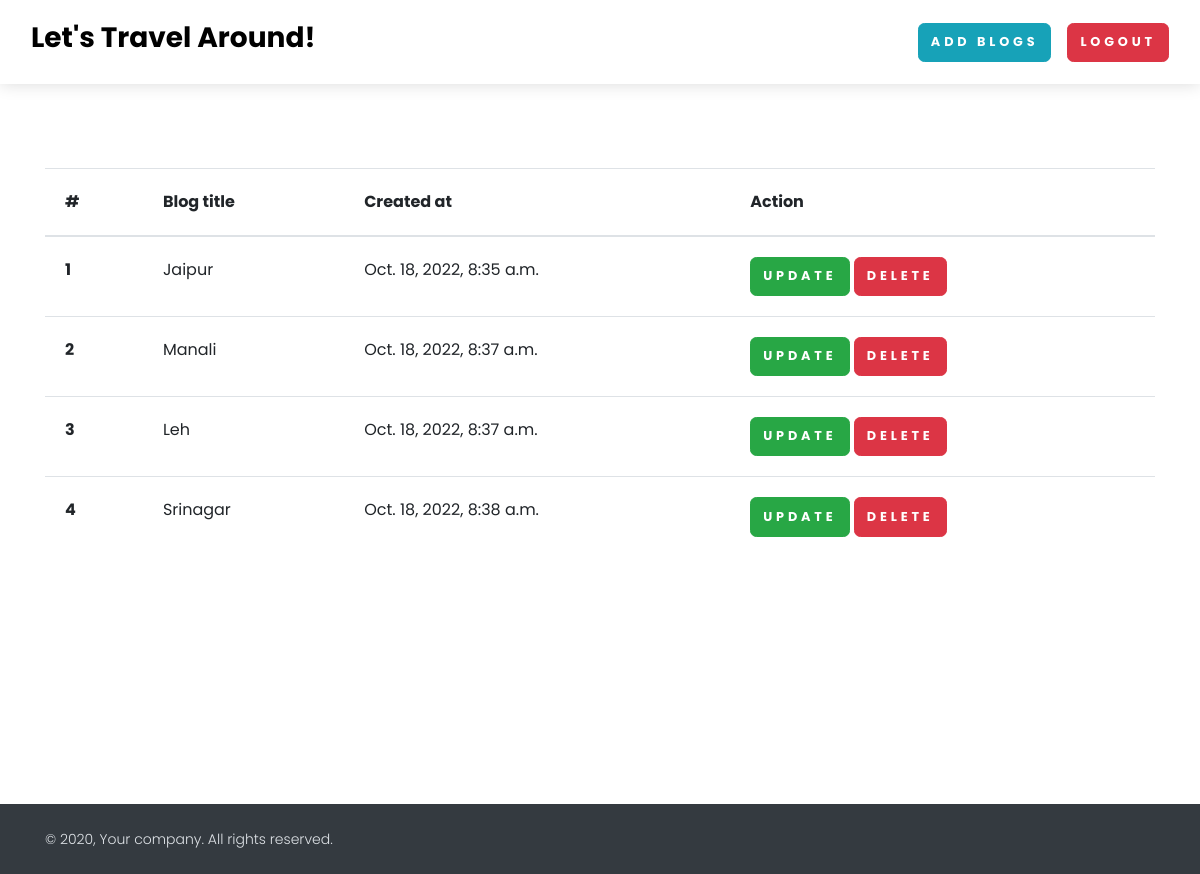
The page /see-blog/ (signed in) on the database its author committed.
### home/models.py (models this page shows, shortened)
class BlogModel(models.Model):
    title = models.CharField(max_length=1000)
    content = FroalaField()
    slug = models.SlugField(max_length=1000, null=True, blank=True)
    user = models.ForeignKey(User, blank=True, null=True,
                             on_delete=models.CASCADE)
    image = models.ImageField(upload_to='blog')
    created_at = models.DateTimeField(auto_now_add=True)
    upload_to = models.DateTimeField(auto_now=True)
    post_views = models.IntegerField(default=0, null=True, blank=True)

### home/views.py (the view)
# urls.py: path('see-blog/', see_blog , name='see_blog'),
def see_blog(request):
    context={}
    try:
        blog_objs = BlogModel.objects.filter(user = request.user)
        context['blog_objs'] = blog_objs
    except Exception as e:
        print(e)
    return render(request, 'see_blog.html', context)

### home/templates/see_blog.html
{% extends "base.html" %}
{% block start %}
<section class="mt-5 pt-5">
    <div class="container">
        <table class="table">
        <thead>
          <tr>
            <th scope="col">#</th>
            <th scope="col">Blog title</th>
            <th scope="col">Created at</th>
            <th scope="col">Action</th>
          </tr>
        </thead>
        <tbody>
            {% for blog in blog_objs %}
          <tr>
            <th scope="row">{{forloop.counter}}</th>
            <td>{{blog.title}}</td>
            <td>{{blog.created_at}}</td>
            <td>
                <a href="{%  url 'blog_update' blog.slug %}" class="btn btn-success">Update</a>
                <a href="{% url 'blog_delete' blog.id %}" class="btn btn-danger">Delete</a>
            </td>
          </tr>
          {% endfor %}
          </tbody>
          </table>
    </div>
</section>
{% endblock %}

### rows shown on the page
BlogModel: title "Jaipur", created_at "Oct. 18, 2022, 8:35 a.m."
BlogModel: title "Manali", created_at "Oct. 18, 2022, 8:37 a.m."
BlogModel: title "Leh", created_at "Oct. 18, 2022, 8:37 a.m."
BlogModel: title "Srinagar", created_at "Oct. 18, 2022, 8:38 a.m."
